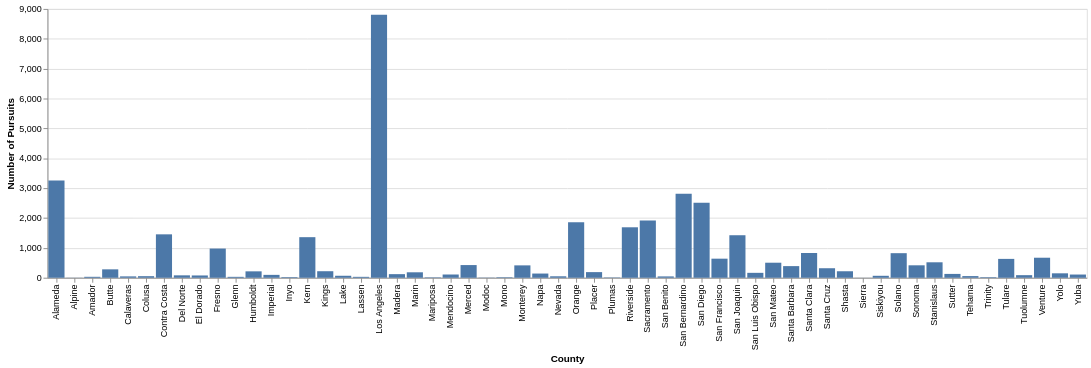

Notebook cell for this chart:
### Code cell
alt.Chart(county_counts).mark_bar().encode(
    x = "County",
    y = "Number of Pursuits"
)

### Figure 1 — Vega-Lite specification as saved in the notebook (floating-point values rounded to 4 significant figures)
{"config": {"view": {"continuousWidth": 300, "continuousHeight": 300}}, "data": {"name": "data-e42125cda3cd2d366095b5816b5bfb80"}, "mark": {"type": "bar"}, "encoding": {"x": {"field": "County", "type": "nominal"}, "y": {"field": "Number of Pursuits", "type": "quantitative"}}, "$schema": "https://vega.github.io/schema/vega-lite/v6.1.0.json", "datasets": {"data-e42125cda3cd2d366095b5816b5bfb80": [{"County": "Los Angeles", "Number of Pursuits": 8806}, {"County": "Alameda", "Number of Pursuits": 3253}, {"County": "San Bernardino", "Number of Pursuits": 2817}, {"County": "San Diego", "Number of Pursuits": 2508}, {"County": "Sacramento", "Number of Pursuits": 1914}, {"County": "Orange", "Number of Pursuits": 1857}, {"County": "Riverside", "Number of Pursuits": 1690}, {"County": "Contra Costa", "Number of Pursuits": 1454}, {"County": "San Joaquin", "Number of Pursuits": 1424}, {"County": "Kern", "Number of Pursuits": 1359}, {"County": "Fresno", "Number of Pursuits": 978}, {"County": "Santa Clara", "Number of Pursuits": 829}, {"County": "Solano", "Number of Pursuits": 823}, {"County": "Venture", "Number of Pursuits": 671}, {"County": "San Francisco", "Number of Pursuits": 639}, {"County": "Tulare", "Number of Pursuits": 632}, {"County": "Stanislaus", "Number of Pursuits": 518}, {"County": "San Mateo", "Number of Pursuits": 504}, {"County": "Merced", "Number of Pursuits": 425}, {"County": "Sonoma", "Number of Pursuits": 417}, {"County": "Monterey", "Number of Pursuits": 415}, {"County": "Santa Barbara", "Number of Pursuits": 390}, {"County": "Santa Cruz", "Number of Pursuits": 319}, {"County": "Butte", "Number of Pursuits": 282}, {"County": "Kings", "Number of Pursuits": 219}, {"County": "Shasta", "Number of Pursuits": 218}, {"County": "Humboldt", "Number of Pursuits": 215}, {"County": "Placer", "Number of Pursuits": 189}, {"County": "Marin", "Number of Pursuits": 183}, {"County": "San Luis Obispo", "Number of Pursuits": 165}, {"County": "Yolo", "Number of Pursuits": 149}, {"County": "Napa", "Number of Pursuits": 141}, {"County": "Sutter", "Number of Pursuits": 129}, {"County": "Madera", "Number of Pursuits": 121}, {"County": "Mendocino", "Number of Pursuits": 109}, {"County": "Yuba", "Number of Pursuits": 108}, {"County": "Imperial", "Number of Pursuits": 97}, {"County": "Tuolumne", "Number of Pursuits": 87}, {"County": "Del Norte", "Number of Pursuits": 81}, {"County": "El Dorado", "Number of Pursuits": 77}, {"County": "Lake", "Number of Pursuits": 67}, {"County": "Siskiyou", "Number of Pursuits": 66}, {"County": "Tehama", "Number of Pursuits": 56}, {"County": "Colusa", "Number of Pursuits": 53}, {"County": "Nevada", "Number of Pursuits": 49}, {"County": "Calaveras", "Number of Pursuits": 46}, {"County": "San Benito", "Number of Pursuits": 45}, {"County": "Amador", "Number of Pursuits": 32}, {"County": "Glenn", "Number of Pursuits": 31}, {"County": "Lassen", "Number of Pursuits": 31}, {"County": "Inyo", "Number of Pursuits": 22}, {"County": "Trinity", "Number of Pursuits": 20}, {"County": "Mono", "Number of Pursuits": 18}, {"County": "Mariposa", "Number of Pursuits": 15}, {"County": "Plumas", "Number of Pursuits": 12}, {"County": "Modoc", "Number of Pursuits": 8}, {"County": "Alpine", "Number of Pursuits": 4}, {"County": "Sierra", "Number of Pursuits": 2}]}}
